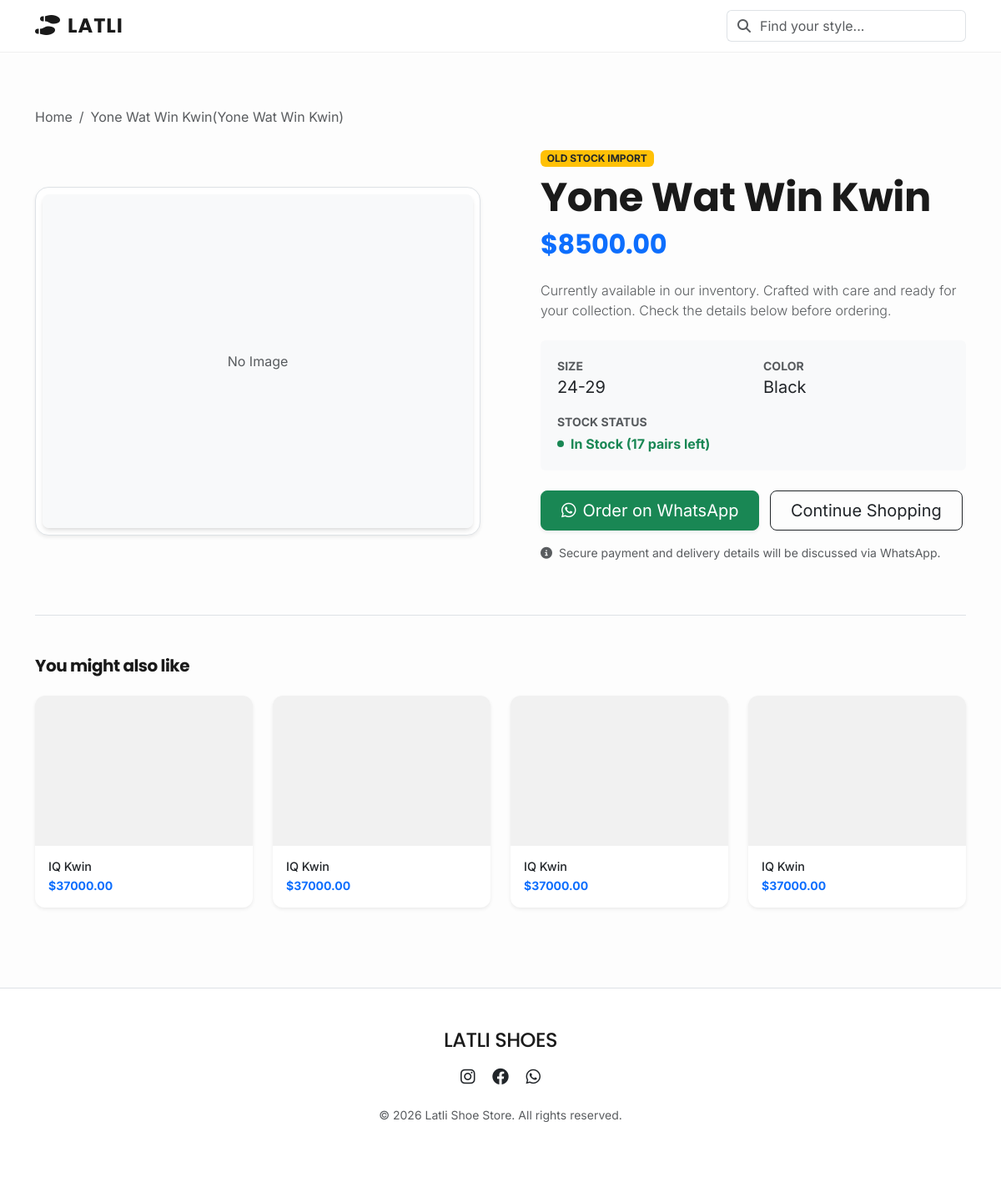
The page /product/593/ on the database its author committed.
### store/models.py (models this page shows, shortened)
class Product(models.Model):
    name = models.CharField(max_length=200)
    code = models.CharField(max_length=50)
    category = models.ForeignKey(
        Category, on_delete=models.SET_NULL, null=True, blank=True
    )
    size = models.CharField(max_length=50)
    color = models.CharField(max_length=50, blank=True)
    gender = models.CharField(max_length=50, blank=True)
    origin = models.CharField(max_length=50, blank=True)
    current_buy_price = models.DecimalField(max_digits=10, decimal_places=2)
    current_sell_price = models.DecimalField(max_digits=10, decimal_places=2)
    pairs_per_bag = models.IntegerField(blank=True, null=True)
    pairs_per_box = models.IntegerField(blank=True, null=True)
    image = CloudinaryField("image", blank=True, null=True)
    @property
    def current_stock(self):
        total_bought = (
            self.restockbatch_set.aggregate(total=Sum("quantity_added"))["total"] or 0
        )
        total_sold = self.saleitem_set.aggregate(total=Sum("quantity"))["total"] or 0
        return total_bought - total_sold

class Category(models.Model):
    name = models.CharField(max_length=100)
    class Meta:
        verbose_name_plural = "Categories"

### store/views.py (the view)
# urls.py: path("product/<int:pk>/", views.product_detail, name="product_detail"),
def product_detail(request, pk):
    product = get_object_or_404(Product, pk=pk)
    related_products = Product.objects.filter(category=product.category).exclude(pk=pk)[
        :4
    ]
    shop_phone = "1234567890"
    text = f"Hi, I'm interested in the {product.name} (Size: {product.size}). Is it available?"
    whatsapp_url = f"https://wa.me/{shop_phone}?text={text}"
    context = {
        "product": product,
        "related_products": related_products,
        "whatsapp_url": whatsapp_url,
    }
    return render(request, "store/product_detail.html", context)

### store/templates/store/product_detail.html (shortened to what this page needs)
{% extends 'store/base.html' %}
{% block content %}
<nav aria-label="breadcrumb" class="mb-4">
    <ol class="breadcrumb">
        <li class="breadcrumb-item"><a href="{% url 'product_list' %}" class="text-decoration-none text-muted">Home</a>
        </li>
        <li class="breadcrumb-item active" aria-current="page">{{ product.name }}({{product.code}})</li>
    </ol>
</nav>
<div class="row g-5 align-items-center mb-5">
    <div class="col-md-6">
        <div class="bg-white p-2 rounded-4 shadow-sm border">
            <div class="detail-img overflow-hidden position-relative rounded-3">
                {% if product.image %}
                <img src="{{ product.image.url }}" class="img-fluid w-100" alt="{{ product.name }}">
                {% else %}
                <div class="bg-light d-flex align-items-center justify-content-center text-muted" style="height: 400px;">No Image</div>
                {% endif %}
    </div>
    </div>
    </div>
<div class="col-md-6">
    <div class="ps-lg-4">
        <span class="badge bg-warning text-dark mb-2 text-uppercase">{{ product.category.name|default:"Exclusive"}}</span>
        <h1 class="display-5 fw-bold mb-2">{{ product.name }}</h1>
        <h2 class="text-primary fw-bold mb-4">${{ product.current_sell_price }}</h2>
        <p class="lead mb-4 text-muted fs-6">
            Currently available in our inventory. Crafted with care and ready for your collection.
            Check the details below before ordering.
        </p>
        <div class="card bg-light border-0 mb-4">
            <div class="card-body">
                <div class="row">
                    <div class="col-6 mb-3">
                        <small class="text-uppercase text-muted d-block fw-bold">Size</small>
                        <span class="fs-5">{{ product.size }}</span>
                    </div>
                    <div class="col-6 mb-3">
                        <small class="text-uppercase text-muted d-block fw-bold">Color</small>
                        <span class="fs-5">{{ product.color|default:"Standard" }}</span>
                    </div>
                    <div class="col-12">
                        <small class="text-uppercase text-muted d-block fw-bold">Stock Status</small>
                        {% if product.current_stock > 0 %}
                        <div class="text-success fw-bold d-flex align-items-center mt-1">
                            <span class="badge bg-success rounded-circle p-1 me-2"> </span>
                            In Stock ({{ product.current_stock }} pairs left)
                        </div>
                        {% else %}
                        <div class="text-danger fw-bold d-flex align-items-center mt-1">
                            <span class="badge bg-danger rounded-circle p-1 me-2"> </span>
                            Currently Sold Out
                        </div>
                        {% endif %}
                        </div>
                        </div>
                        </div>
            </div>
        <div class="d-grid gap-2 d-md-block">
            {% if product.current_stock > 0 %}
            <a href="{{ whatsapp_url }}" target="_blank" class="btn btn-success btn-lg px-4 me-md-2 shadow-sm">
                <i class="fab fa-whatsapp me-2"></i>Order on WhatsApp
            </a>
            {% else %}
            <button class="btn btn-secondary btn-lg px-4 me-md-2" disabled>Item Unavailable</button>
            {% endif %}
            <a href="{% url 'product_list' %}" class="btn btn-outline-dark btn-lg px-4">
                Continue Shopping
            </a>
            </div>
<p class="small text-muted mt-3">
    <i class="fa fa-info-circle me-1"></i> Secure payment and delivery details will be discussed via WhatsApp.
</p>
    </div>
    </div>
</div>
{% if related_products %}
<div class="mt-5 pt-5 border-top">
    <h3 class="mb-4 fw-bold h5">You might also like</h3>
    <div class="row row-cols-2 row-cols-md-4 g-4">
        {% for rel in related_products %}
        <div class="col">
            <a href="{% url 'product_detail' rel.pk %}" class="text-decoration-none text-dark">
                <div class="card product-card h-100 border-0 shadow-sm">
                    <div class="card-img-wrapper" style="height: 180px;">
                    </div>
                    <div class="card-body p-3">
                        <h6 class="card-title text-truncate mb-1" style="font-size: 0.9rem;">{{ rel.name }}</h6>
                        <div class="text-primary fw-bold small">${{ rel.current_sell_price }}</div>
                    </div>
                </div>
            </a>
        </div>
        {% endfor %}
    </div>
</div>
{% endif %}
{% endblock %}

### store/templates/store/base.html (shortened to what this page needs)
{% load static %}
<!DOCTYPE html>
<html lang="en">
<head>
    <link href="https://cdn.jsdelivr.net/npm/bootstrap@5.3.0/dist/css/bootstrap.min.css" rel="stylesheet">
    <link rel="stylesheet" href="https://cdnjs.cloudflare.com/ajax/libs/font-awesome/6.4.0/css/all.min.css">
    <link href="{% static 'store/style.css' %}" rel="stylesheet">
</head>
<body>
    <nav class="navbar navbar-expand-lg fixed-top">
        <div class="container">
            <a class="navbar-brand" href="{% url 'product_list' %}">
                <i class="fa-solid fa-shoe-prints me-2"></i>LATLI
            </a>
            <div class="collapse navbar-collapse" id="navbarNav">
                <form class="d-flex ms-auto" method="GET" action="{% url 'product_list' %}">
                    <div class="input-group">
                        <span class="input-group-text bg-white border-end-0"><i
                                class="fa fa-search text-muted"></i></span>
                        <input class="form-control border-start-0 ps-0" type="search" name="q"
                            placeholder="Find your style..." value="{{ search_query|default:'' }}">
                    </div>
                </form>
            </div>
        </div>
    </nav>
    <div style="height: 80px;"></div>
    <div class="container py-5 min-vh-100">
        {% block content %}{% endblock %}
    </div>
    <footer class="bg-white py-5 border-top mt-5">
        <div class="container text-center">
            <h4 class="mb-3" style="font-family: 'Poppins', sans-serif;">LATLI SHOES</h4>
            <div class="mb-4">
                <a href="#" class="text-dark mx-2"><i class="fab fa-instagram fa-lg"></i></a>
                <a href="#" class="text-dark mx-2"><i class="fab fa-facebook fa-lg"></i></a>
                <a href="#" class="text-dark mx-2"><i class="fab fa-whatsapp fa-lg"></i></a>
            </div>
            <p class="text-muted small">© 2026 Latli Shoe Store. All rights reserved.</p>
        </div>
    </footer>
</body>
</html>

### store/static/store/style.css (style rules this page uses)
:root { --primary-color: #1a1a1a; --accent-color: #c9a227; --whatsapp-green: #25D366; --whatsapp-hover: #128C7E; --bg-light: #f8f9fa; --text-muted: #6c757d; --card-shadow: 0 4px 6px -1px rgba(0, 0, 0, 0.1), 0 2px 4px -1px rgba(0, 0, 0, 0.06); --hover-shadow: 0 20px 25px -5px rgba(0, 0, 0, 0.1), 0 10px 10px -5px rgba(0, 0, 0, 0.04); }
body { font-family: 'Inter', sans-serif; background-color: #fdfdfd; color: var(--primary-color); }
h1, h2, h3, h4, h5, .navbar-brand { font-family: 'Poppins', sans-serif; letter-spacing: -0.5px; }
.navbar { background: rgba(255, 255, 255, 0.95) !important; backdrop-filter: blur(10px); box-shadow: 0 1px 0 rgba(0, 0, 0, 0.05); }
.navbar-brand { font-weight: 700; font-size: 1.5rem; color: var(--primary-color) !important; letter-spacing: 1px; }
.product-card { border: none; border-radius: 12px; background: white; transition: all 0.3s cubic-bezier(0.4, 0, 0.2, 1); overflow: hidden; position: relative; box-shadow: var(--card-shadow); }
.card-img-wrapper { height: 300px; overflow: hidden; position: relative; background-color: #f1f1f1; }
.card-body { padding: 1.25rem; }
.detail-img { border-radius: 16px; box-shadow: var(--card-shadow); background-color: white; }

### rows shown on the page
Product: name "Yone Wat Win Kwin", code "Yone Wat Win Kwin", category.name "OLD STOCK IMPORT", current_sell_price "8500.00", size "24-29", color "Black", current_stock "17"
Product: name "IQ Kwin", current_sell_price "37000.00"
Product: name "IQ Kwin", current_sell_price "37000.00"
Product: name "IQ Kwin", current_sell_price "37000.00"
Product: name "IQ Kwin", current_sell_price "37000.00"
